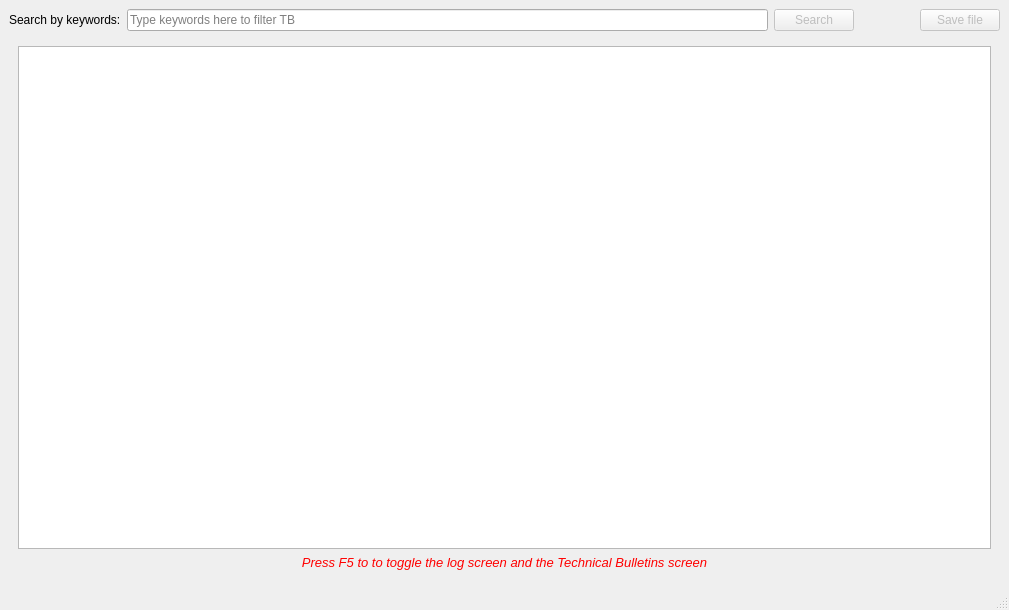
<?xml version="1.0" encoding="UTF-8"?>
<ui version="4.0">
 <class>MainWindow</class>
 <widget class="QMainWindow" name="MainWindow">
  <property name="geometry">
   <rect>
    <x>0</x>
    <y>0</y>
    <width>1009</width>
    <height>610</height>
   </rect>
  </property>
  <property name="acceptDrops">
   <bool>true</bool>
  </property>
  <widget class="QWidget" name="centralwidget">
   <layout class="QVBoxLayout" name="verticalLayout">
    <item>
     <layout class="QHBoxLayout" name="HLayoutKeywords">
      <item>
       <widget class="QLabel" name="LabelKeywords">
        <property name="text">
         <string>Search by keywords:</string>
        </property>
       </widget>
      </item>
      <item>
       <widget class="QLineEdit" name="EditKeywords">
        <property name="acceptDrops">
         <bool>false</bool>
        </property>
        <property name="placeholderText">
         <string>Type keywords here to filter TB</string>
        </property>
        <property name="clearButtonEnabled">
         <bool>true</bool>
        </property>
       </widget>
      </item>
      <item>
       <widget class="QPushButton" name="ButtonSearch">
        <property name="enabled">
         <bool>false</bool>
        </property>
        <property name="text">
         <string>Search</string>
        </property>
       </widget>
      </item>
      <item>
       <spacer name="horizontalSpacer">
        <property name="orientation">
         <enum>Qt::Orientation::Horizontal</enum>
        </property>
        <property name="sizeType">
         <enum>QSizePolicy::Policy::Fixed</enum>
        </property>
        <property name="sizeHint" stdset="0">
         <size>
          <width>60</width>
          <height>20</height>
         </size>
        </property>
       </spacer>
      </item>
      <item>
       <widget class="QPushButton" name="ButtonSave">
        <property name="enabled">
         <bool>false</bool>
        </property>
        <property name="text">
         <string>Save file</string>
        </property>
       </widget>
      </item>
     </layout>
    </item>
    <item>
     <widget class="QStackedWidget" name="StackCentral">
      <widget class="QWidget" name="PageLog">
       <layout class="QVBoxLayout" name="verticalLayout_2">
        <item>
         <widget class="QPlainTextEdit" name="TextLog">
          <property name="font">
           <font>
            <pointsize>10</pointsize>
           </font>
          </property>
          <property name="readOnly">
           <bool>true</bool>
          </property>
          <property name="textInteractionFlags">
           <set>Qt::TextInteractionFlag::TextSelectableByKeyboard|Qt::TextInteractionFlag::TextSelectableByMouse</set>
          </property>
         </widget>
        </item>
        <item>
         <widget class="QLabel" name="LabelToggle">
          <property name="palette">
           <palette>
            <active>
             <colorrole role="WindowText">
              <brush brushstyle="SolidPattern">
               <color alpha="255">
                <red>255</red>
                <green>0</green>
                <blue>0</blue>
               </color>
              </brush>
             </colorrole>
             <colorrole role="Button">
              <brush brushstyle="SolidPattern">
               <color alpha="255">
                <red>240</red>
                <green>240</green>
                <blue>240</blue>
               </color>
              </brush>
             </colorrole>
             <colorrole role="Window">
              <brush brushstyle="SolidPattern">
               <color alpha="255">
                <red>240</red>
                <green>240</green>
                <blue>240</blue>
               </color>
              </brush>
             </colorrole>
             <colorrole role="AlternateBase">
              <brush brushstyle="SolidPattern">
               <color alpha="255">
                <red>245</red>
                <green>245</green>
                <blue>245</blue>
               </color>
              </brush>
             </colorrole>
            </active>
            <inactive>
             <colorrole role="WindowText">
              <brush brushstyle="SolidPattern">
               <color alpha="255">
                <red>255</red>
                <green>0</green>
                <blue>0</blue>
               </color>
              </brush>
             </colorrole>
             <colorrole role="Button">
              <brush brushstyle="SolidPattern">
               <color alpha="255">
                <red>240</red>
                <green>240</green>
                <blue>240</blue>
               </color>
              </brush>
             </colorrole>
             <colorrole role="Window">
              <brush brushstyle="SolidPattern">
               <color alpha="255">
                <red>240</red>
                <green>240</green>
                <blue>240</blue>
               </color>
              </brush>
             </colorrole>
             <colorrole role="AlternateBase">
              <brush brushstyle="SolidPattern">
               <color alpha="255">
                <red>245</red>
                <green>245</green>
                <blue>245</blue>
               </color>
              </brush>
             </colorrole>
            </inactive>
            <disabled>
             <colorrole role="Button">
              <brush brushstyle="SolidPattern">
               <color alpha="255">
                <red>240</red>
                <green>240</green>
                <blue>240</blue>
               </color>
              </brush>
             </colorrole>
             <colorrole role="Base">
              <brush brushstyle="SolidPattern">
               <color alpha="255">
                <red>240</red>
                <green>240</green>
                <blue>240</blue>
               </color>
              </brush>
             </colorrole>
             <colorrole role="Window">
              <brush brushstyle="SolidPattern">
               <color alpha="255">
                <red>240</red>
                <green>240</green>
                <blue>240</blue>
               </color>
              </brush>
             </colorrole>
             <colorrole role="AlternateBase">
              <brush brushstyle="SolidPattern">
               <color alpha="255">
                <red>245</red>
                <green>245</green>
                <blue>245</blue>
               </color>
              </brush>
             </colorrole>
            </disabled>
           </palette>
          </property>
          <property name="font">
           <font>
            <pointsize>10</pointsize>
            <italic>true</italic>
           </font>
          </property>
          <property name="text">
           <string>Press F5 to to toggle the log screen and the Technical Bulletins screen</string>
          </property>
          <property name="alignment">
           <set>Qt::AlignmentFlag::AlignCenter</set>
          </property>
         </widget>
        </item>
       </layout>
      </widget>
      <widget class="QWidget" name="PageTable">
       <layout class="QVBoxLayout" name="verticalLayout_3">
        <item>
         <widget class="QTableWidget" name="TableTB">
          <column>
           <property name="text">
            <string>Number</string>
           </property>
          </column>
          <column>
           <property name="text">
            <string>Title</string>
           </property>
          </column>
          <column>
           <property name="text">
            <string>Category</string>
           </property>
          </column>
          <column>
           <property name="text">
            <string>RK number</string>
           </property>
          </column>
          <column>
           <property name="text">
            <string>Tech. Publication</string>
           </property>
          </column>
          <column>
           <property name="text">
            <string>Release date</string>
           </property>
          </column>
          <column>
           <property name="text">
            <string>Registered by</string>
           </property>
          </column>
          <column>
           <property name="text">
            <string>Replaces</string>
           </property>
          </column>
          <column>
           <property name="text">
            <string>Replaced by</string>
           </property>
          </column>
          <column>
           <property name="text">
            <string>Keywords</string>
           </property>
          </column>
         </widget>
        </item>
       </layout>
      </widget>
     </widget>
    </item>
   </layout>
  </widget>
  <widget class="QStatusBar" name="StatusBar"/>
 </widget>
 <resources/>
 <connections/>
</ui>
